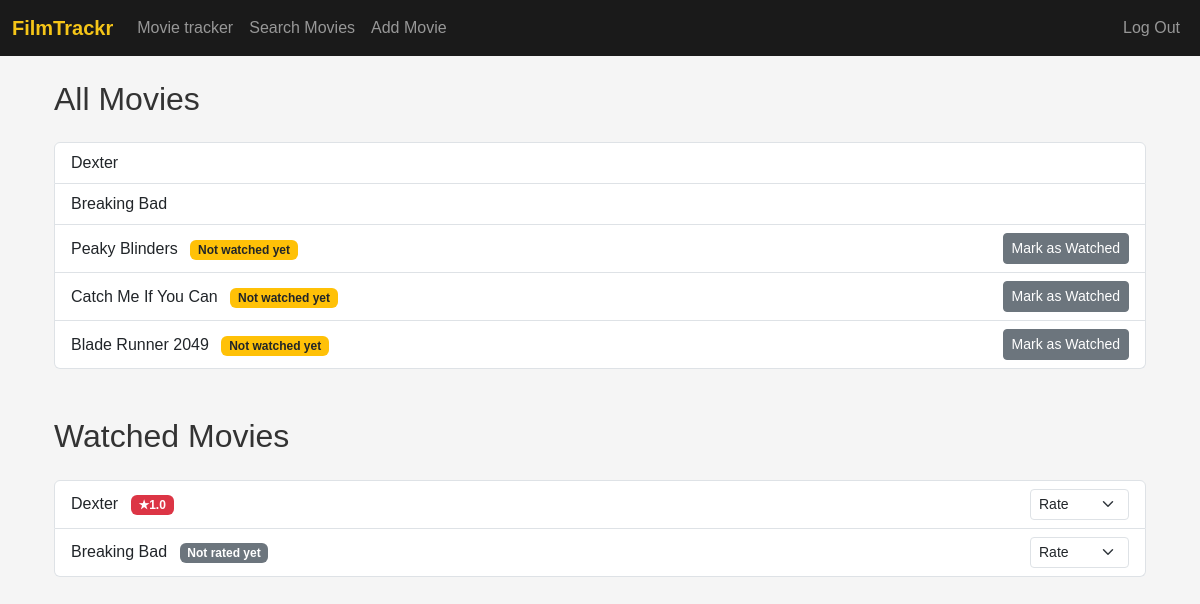
Page / (signed in) on the earlier database version.
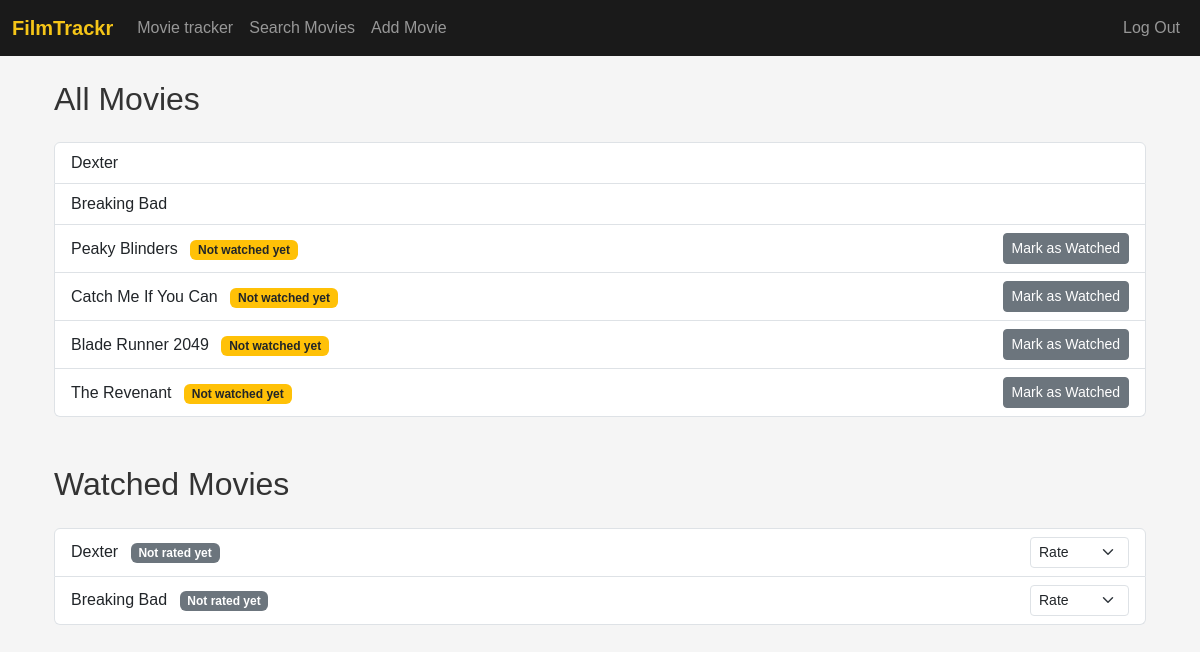
Same page on the later database version.
### tables this page shows
CREATE TABLE movies (
        id           INTEGER PRIMARY KEY AUTOINCREMENT,
        title        TEXT    NOT NULL,
        genre        TEXT    NOT NULL,
        mood         TEXT    NOT NULL,
        description  TEXT,
        release_year INTEGER,
        rating       REAL
    , image_path   TEXT DEFAULT '_not-found.jpg');

CREATE TABLE "watched_movies" (
    user_id  INTEGER NOT NULL,
    movie_id INTEGER NOT NULL,
    rating   REAL,
    PRIMARY KEY (user_id, movie_id),
    FOREIGN KEY (user_id) REFERENCES users(id),
    FOREIGN KEY (movie_id) REFERENCES movies(id)
);

### app.py (the view)
@app.route("/", methods=["GET"])
@login_required
def index():
    user_id = session["user_id"]
    all_movies = db.execute("SELECT id, title FROM movies;")
    watched_movies = db.execute(
        """
        SELECT m.id, m.title, wm.rating
          FROM movies m
          JOIN watched_movies wm ON m.id = wm.movie_id
         WHERE wm.user_id = ?;
        """,
        user_id,
    )
    watched_movie_ids = {movie["id"] for movie in watched_movies}
    return render_template(
        "index.html",
        all_movies=all_movies,
        watched_movies=watched_movies,
        watched_movie_ids=watched_movie_ids,
    )

### helpers.py (called while the page is built)
def login_required(f):
    @wraps(f)
    def decorated_function(*args, **kwargs):
        if session.get("user_id") is None:
            return redirect("/login")
        return f(*args, **kwargs)
    return decorated_function

### templates/index.html (shortened to what this page needs)
{% extends "layout.html" %}
{% block body %}
<div class="container mt-4">
    <h2 class="mb-4">All Movies</h2>
    <ul class="list-group">
        {% for movie in all_movies %}
            <li class="list-group-item d-flex justify-content-between align-items-center">
                <div>
                    <a href="/movie/{{ movie.id }}" class="text-decoration-none text-dark movie-title">{{ movie.title }}</a>
                    {% if movie.id not in watched_movie_ids %}
                        <span class="badge bg-warning text-dark ms-2">Not watched yet</span>
                    {% endif %}
                </div>
                {% if movie.id not in watched_movie_ids %}
                    <form method="POST" action="/mark-watched" class="d-inline">
                        <button type="submit" class="btn btn-sm btn-secondary">Mark as Watched</button>
                    </form>
                {% endif %}
            </li>
        {% endfor %}
    </ul>
    <h2 class="mt-5 mb-4">Watched Movies</h2>
    <ul class="list-group">
        {% for movie in watched_movies %}
            <li class="list-group-item d-flex justify-content-between align-items-center">
                <div>
                    <a href="/movie/{{ movie.id }}" class="text-decoration-none text-dark movie-title">{{ movie.title }}</a>
                    {% if movie.rating %}
                        <span class="badge ms-2
                            {% if movie.rating <= 5 %}bg-danger{% else %}bg-success{% endif %}">
                            ★{{ movie.rating }}
                        </span>
                    {% else %}
                        <span class="badge bg-secondary ms-2">Not rated yet</span>
                    {% endif %}
                </div>
                <form method="POST" action="/rate-movie" class="d-inline">
                    <select name="rating" class="form-select form-select-sm" style="width: auto;" onchange="this.form.submit()">
                        <option value="" selected disabled>Rate</option>
                    </select>
                </form>
            </li>
        {% endfor %}
    </ul>
</div>
{% endblock %}

### templates/layout.html (shortened to what this page needs)
<!DOCTYPE html>
<html lang="en">
<head>
    <link href="https://cdn.jsdelivr.net/npm/bootstrap@5.3.0/dist/css/bootstrap.min.css" rel="stylesheet">
</head>
<body>
    <nav class="navbar navbar-expand-lg navbar-dark">
        <div class="container-fluid">
            <a class="navbar-brand" href="/">FilmTrackr</a>
            <div class="collapse navbar-collapse" id="navbarNav">
                {% if session["user_id"] %}
                <ul class="navbar-nav">
                <li class="nav-item"><a class="nav-link" href="/">Movie tracker</a></li>
                <li class="nav-item"><a class="nav-link" href="/movies">Search Movies</a></li>
                <li class="nav-item"><a class="nav-link" href="/add_movie">Add Movie</a></li>
                </ul>
                <ul class="navbar-nav ms-auto">
                    <li class="nav-item"><a class="nav-link" href="/logout">Log Out</a></li>
                </ul>
                {% else %}
                <ul class="navbar-nav ms-auto">
                    <li class="nav-item"><a class="nav-link" href="/register">Register</a></li>
                    <li class="nav-item"><a class="nav-link" href="/login">Log In</a></li>
                    <li class="nav-item"><a class="nav-link" href="/movies">Search Movies</a></li>
                </ul>
                {% endif %}
            </div>
        </div>
    </nav>
    <div class="container">
        {% block body %}
        {% endblock %}
    </div>
</body>
</html>

### templates/layout.html (style rules this page uses)
body { font-family: Arial, sans-serif; background-color: #f5f5f5; color: #333; }
nav { background-color: #1a1a1a; }
nav a { color: #f5c518; }
.navbar-brand { font-weight: bold; color: #f5c518; }
.container { margin-top: 20px; }

Differences in the rows shown:
no longer on this page (row edited): watched_movies: title "Dexter", rating "1.0"
now on one of the page's lists (row unchanged): movies: title "Dexter"
added movies: title "The Revenant", shows "Not watched yet", shown under "All Movies"
